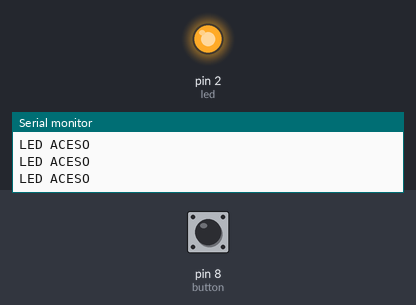
Bench run of a sketch on a simulated Arduino Uno, built with avr-gcc and run on an emulated ATmega328P. Parts: output pins drawn as LEDs (lit = HIGH), the last lines printed to the serial monitor. Dashed ring = blinking. The test bench sets the inputs (shaded band); at power-on: pin 8 (button) HIGH.

Above: at 1.2 s.
1.3 s: pin 8 (button) pulled LOW for 0.15 s
At 1.38 s:
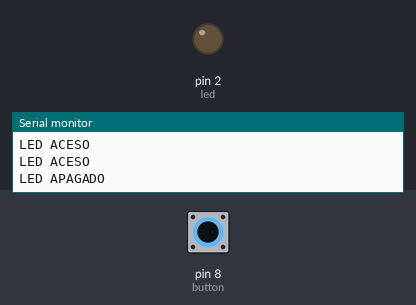
2.9 s: pin 8 (button) pulled LOW for 3.2 s
At 6.7 s:
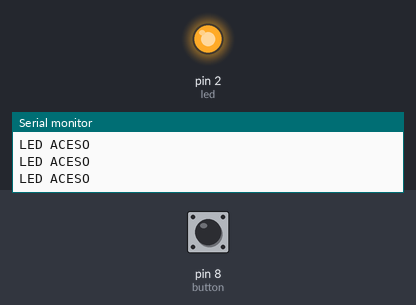
9.1 s: pin 8 (button) pulsed LOW 2 times (0.12 s each, 0.3 s apart)
At 9.31 s:
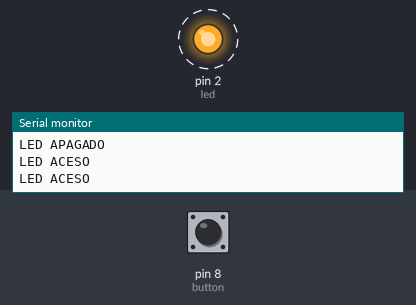
12.7 s: pin 8 (button) pulled LOW for 1 s
At 14.6 s:
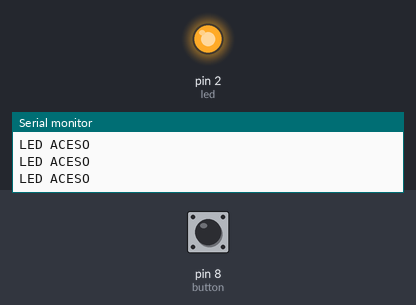
16.7 s: pin 8 (button) driven LOW
At 18.1 s:
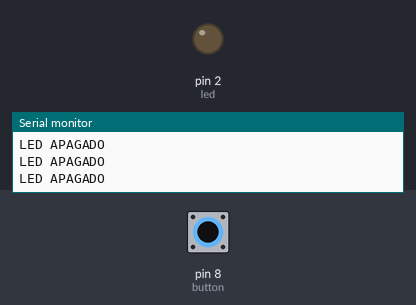
19.7 s: pin 8 (button) driven HIGH
At 20.4 s:
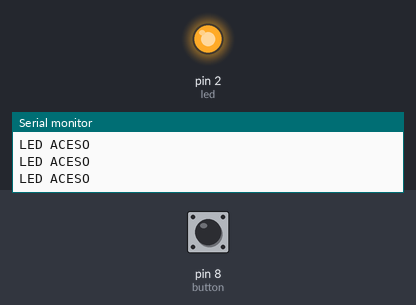
Timing chart, 0 to 22.7 s (numbered marks = the images above; inputs shaded):
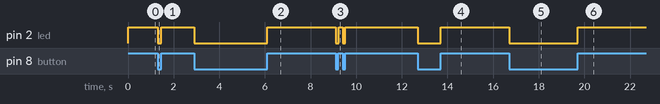

Measured:
- after the input at 1.3 s, pin 2 (led): HIGH → LOW at once, → HIGH 0.15 s later
- after the input at 2.9 s, pin 2 (led): HIGH → LOW at once, → HIGH 3.2 s later
- after the input at 9.1 s, pin 2 (led): alternates HIGH for 0.17 s and LOW for 0.12 s, 4 changes in all, then stays HIGH, starting at once
- after the input at 12.7 s, pin 2 (led): HIGH → LOW at once, → HIGH 1.0 s later
- after the input at 16.7 s, pin 2 (led): HIGH → LOW at once
- after the input at 19.7 s, pin 2 (led): LOW → HIGH at once

The sketch:

Ex_11.ino
```cpp
/*
 *  IFSP - Registro - ALP
 *  Algorítmo Controlar um led a partir de um pushbutton  - 11
 *
 *  Responsável: Thiago Ramos && Vitor Yuit
 *
 *  Data: 15/08/2017.
 */

 int led = 2;
 int button = 8;
 int valorEntrada = 0;
void setup() {
  Serial.begin(9600);

  pinMode(led, OUTPUT);
  pinMode(button,INPUT_PULLUP);

}

void loop() {

  valorEntrada = digitalRead(button);
  if (valorEntrada == LOW){
    digitalWrite(led, LOW);
    Serial.println("LED APAGADO");
  }
  else{
    digitalWrite(led,HIGH);
    Serial.println("LED ACESO");
  }

}
```
